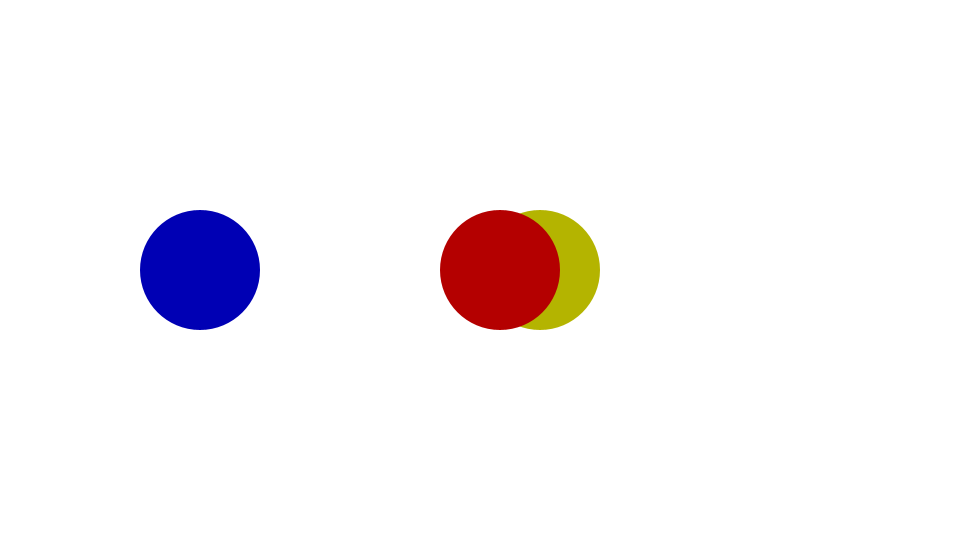
Frame 1 (no input)
Frame 60 (the mouse pressed at the canvas centre just before this capture): identical to frame 1, image omitted
Frame 120 (the mouse held since frame 60 and released just before this capture): identical to frame 1, image omitted

The Processing sketch that drew this single still picture (run headless with seeded random() and noise(); from frame 60 on, the mouse is pressed at the canvas centre):

// Processing sketch: sketch03
// ── sketch03.pde
Ball b1, b2, b3;

void setup() {
  size(960, 540);
  // 青
  b1 = new Ball(200, height/2, 60, color(0, 0, 180));
  // 黄
  b2 = new Ball(540, height/2, 60, color(180, 180, 0));
  // 赤
  b3 = new Ball(500, height/2, 60, color(180, 0, 0));
}

void draw() {
  background(255);

  noStroke();
  // b1を描画
  fill(b1.c);
  ellipse(b1.x, b1.y, b1.radius*2, b1.radius*2);
  // b2を描画
  fill(b2.c);
  ellipse(b2.x, b2.y, b2.radius*2, b2.radius*2);
  // b3を描画
  fill(b3.c);
  ellipse(b3.x, b3.y, b3.radius*2, b3.radius*2);
}

class Ball {
  // フィールド
  float x, y;
  int radius;
  color c;

  // 仮引数を持つコンストラクタ
  Ball(float bx, float by, int rad, color bc) {
    // 仮引数に対応するフィールドに代入を行う
    x = bx;
    y = by;
    radius = rad;
    c = bc;
  }
}
